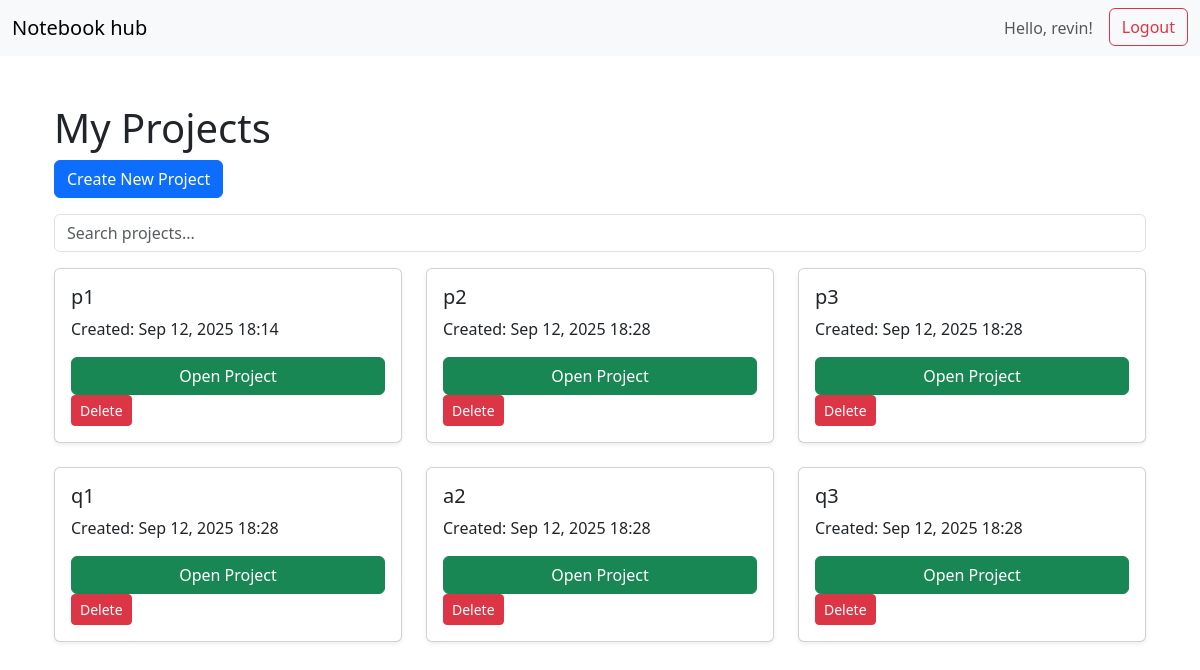
The page / (signed in) on the database as committed earlier.
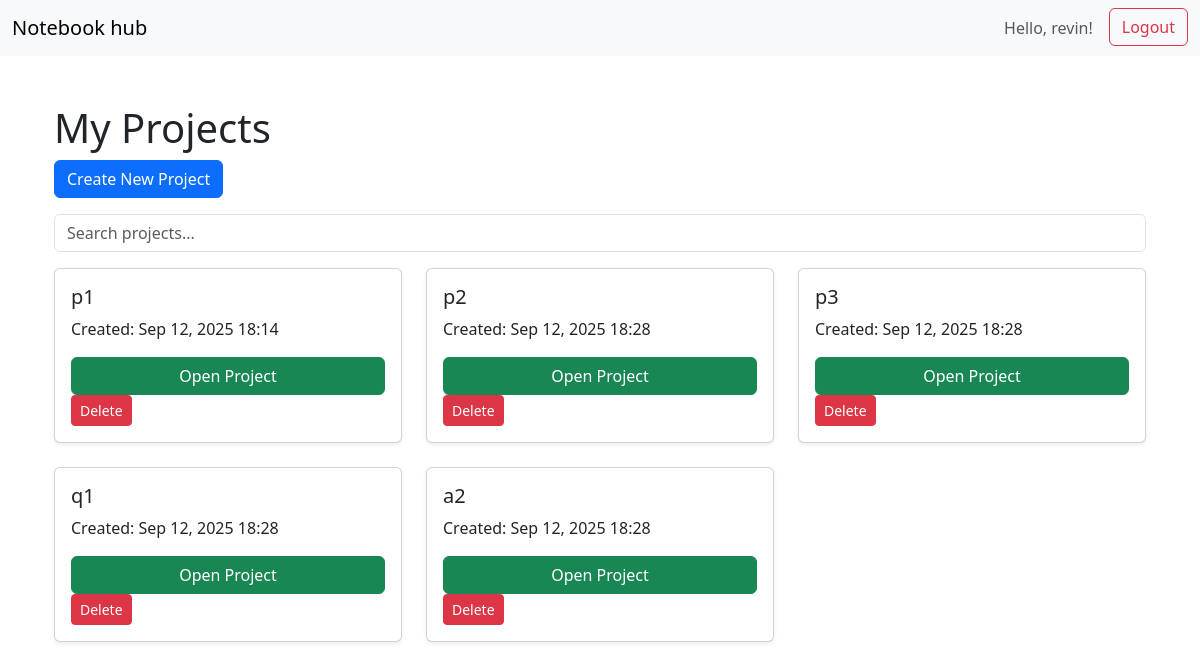
The same page on the database as committed later.
### core/models.py (models this page shows, shortened)
class Project(models.Model):
    user = models.ForeignKey(settings.AUTH_USER_MODEL, on_delete=models.CASCADE)
    group = models.ForeignKey(BusinessGroup, on_delete=models.CASCADE, null=True, blank=True) #project belongs to this group
    name = models.CharField(max_length=255)
    created_at = models.DateTimeField(auto_now_add=True)
    class Meta:
        unique_together = ('group','name') #ensures that within a given business group, project names are unique

### core/views.py (the view)
# urls.py: path('', views.dashboard, name='dashboard'),
@login_required
def dashboard(request):
    group=None
    if hasattr(request.user,"group"):
        group = request.user.group
    projects = Project.objects.filter(group=group) #queries the db for all projects owned by the current user
    form = ProjectForm(user=request.user) #creates an instance of the ProjectForm, passing the current user to it
    return render(request, 'dashboard.html', {'projects': projects ,'form':form}) #renders the dashboard.html template with the user's projects

### core/forms.py (shortened to what this page needs)
class ProjectForm(forms.ModelForm):
    class Meta:
        model = Project
        fields = ['name']
    def __init__(self, *args, **kwargs):
        self.user = kwargs.pop('user', None)
        super().__init__(*args, **kwargs)

### core/templates/dashboard.html (shortened to what this page needs)
{% extends "base.html" %}
{% block content %}
<div class="container mt-5">
    <h1>My Projects</h1>
    <button type="button" class="btn btn-primary mb-3" data-bs-toggle="modal" data-bs-target="#createProjectModal">
        Create New Project
    </button>
    <input type="text" id="projectSearch" class="form-control mb-3" placeholder="Search projects...">
    <div class="row row-cols-1 row-cols-md-3 g-4" id="projectsGrid">
      {% for project in projects %}
      <div class="col project-card">
          <div class="card h-100 shadow-sm">
              <div class="card-body d-flex flex-column">
                  <h5 class="card-title">{{ project.name }}</h5>
                  <p class="card-text">Created: {{ project.created_at|date:"M d, Y H:i" }}</p>
                  <div class="mt-auto">
                      <a href="{% url 'project_detail' project.id %}" class="btn btn-success w-100">Open Project</a>
                      <form method="POST" action="{% url 'delete_project' project.id %}" class="d-inline">
                          <button type="submit" class="btn btn-danger btn-sm">Delete</button>
                      </form>
                  </div>
              </div>
          </div>
      </div>
      {% endfor %}
  </div>
</div>
{% endblock %}

Rows that differ between the two databases and show on the page:
removed Project: name "q3", created_at "Sep 12, 2025 18:28"
